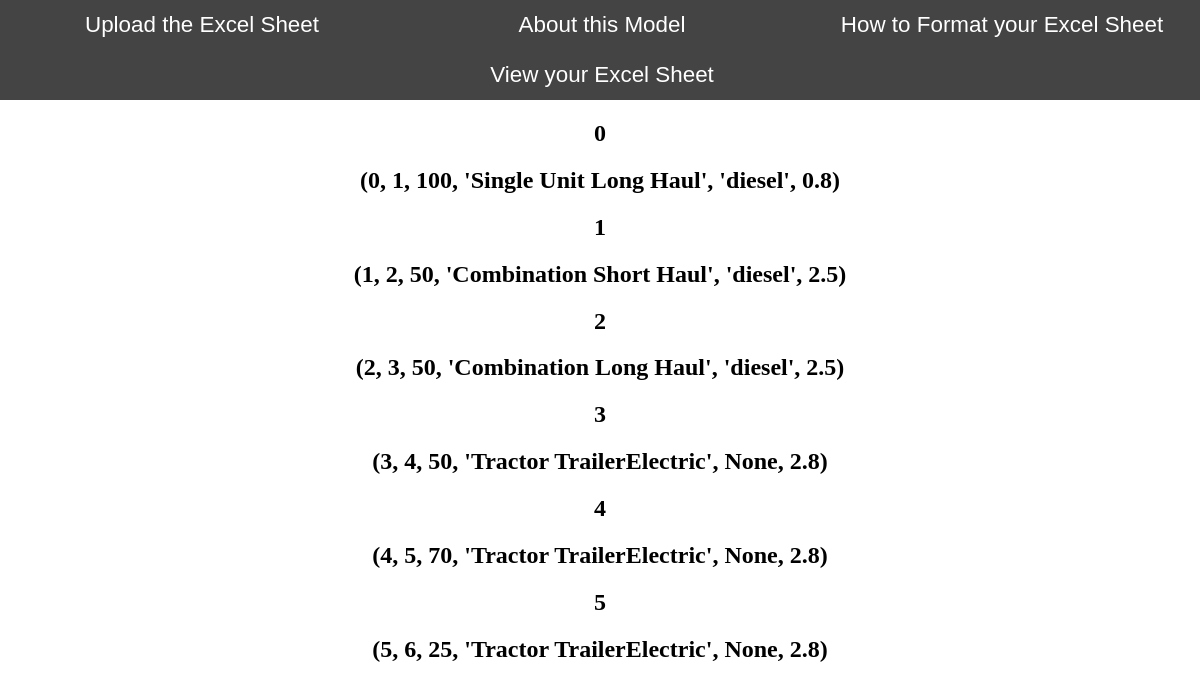
Screenshot of /dbview with the database file from the repository.
### tables this page shows
CREATE TABLE truck (
	id BIGINT, 
	id_truck BIGINT, 
	capacity BIGINT, 
	type TEXT, 
	"gasVdiesel" TEXT, 
	esal FLOAT
);

### main.py (the view)
@app.route("/dbview")
def viewEntries ():
    list = db.engine.execute("SELECT * FROM truck").fetchall()
    return render_template('dbview.html',list=list)

### templates/dbview.html (shortened to what this page needs)
<!DOCTYPE html>
<html lang="en">
<head>
    <link rel="stylesheet" href="{{ url_for('static', filename= 'css/style.css') }}">
</head>
<body>
    <header>
        <div class="nav">
          <ul>
            <li class="home"><a href="/">Upload the Excel Sheet</a></li>
            <li class="models"><a href="/model">About this Model</a></li>
            <li class="about"><a href="/instructions">How to Format your Excel Sheet</a></li>
            <li class="view"><a href="/dbview">View your Excel Sheet</a></li>
          </ul>
        </div>
      </header>
    <div class="content">
    		{% for li in list %}
            <h2>{{li[0]}}</h2>
            <h2>{{li[:]}}</h2>
            {% endfor %}
    </div>
</body>
</html>

### static/css/style.css (style rules this page uses)
body { margin: 0; padding: 3; background: #FFFFFF; text-align: center; }
.nav ul { list-style: none; background-color: #444; text-align: center; padding: 0; margin: 0; }
.nav li { font-family: 'Oswald', sans-serif; font-size: 1.2em; line-height: 100px; height: 100px; border-bottom: 1px solid #888; white-space: normal; }
.nav a { text-decoration: none; color: #fff; display: block; transition: .3s background-color; }
@media screen and (min-width: 600px) { .nav li { width: 400px; border-bottom: none; height: 50px; line-height: 50px; font-size: 1.4em; } }
@media screen and (min-width: 600px) { .nav li { display: inline-block; margin-right: -4px; } }

### rows the page displays
truck: id "0", li "(0, 1, 100, 'Single Unit Long Haul', 'diesel', 0.8)"
truck: id "1", li "(1, 2, 50, 'Combination Short Haul', 'diesel', 2.5)"
truck: id "2", li "(2, 3, 50, 'Combination Long Haul', 'diesel', 2.5)"
truck: id "3", li "(3, 4, 50, 'Tractor TrailerElectric', None, 2.8)"
truck: id "4", li "(4, 5, 70, 'Tractor TrailerElectric', None, 2.8)"
truck: id "5", li "(5, 6, 25, 'Tractor TrailerElectric', None, 2.8)"
